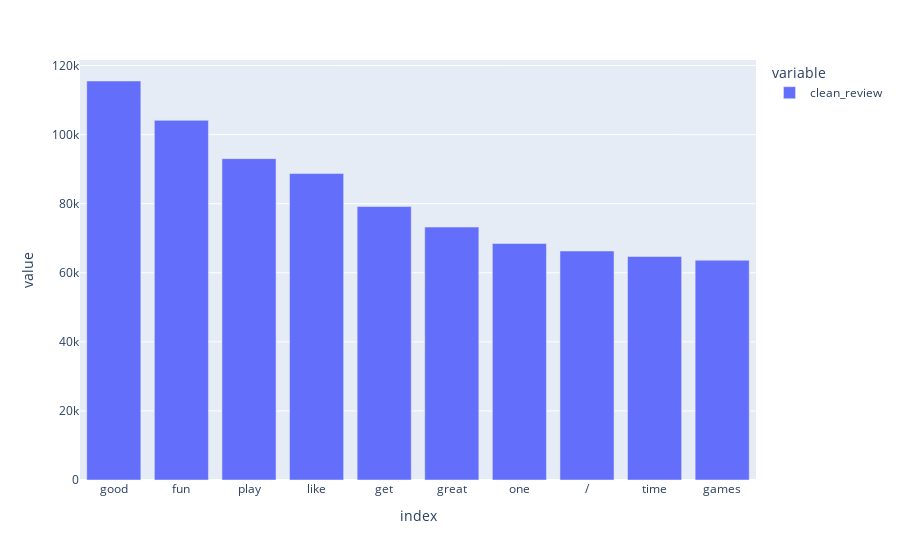

The cell this chart's notebook holds for it:
### Code cell
tw = hero.visualization.top_words(reviewsCleanDF['clean_review']).head(10)
import plotly.express as px
fig = px.bar(tw)
fig.show()
tw.head()

### Figure 1 — Plotly figure (JSON) as saved in the notebook; plotly's stock layout.template omitted (floating-point values rounded to 4 significant figures)
{"data": [{"alignmentgroup": "True", "hovertemplate": "variable=clean_review<br>index=%{x}<br>value=%{y}<extra></extra>", "legendgroup": "clean_review", "marker": {"color": "#636efa", "pattern": {"shape": ""}}, "name": "clean_review", "offsetgroup": "clean_review", "orientation": "v", "showlegend": true, "textposition": "auto", "type": "bar", "x": ["good", "fun", "play", "like", "get", "great", "one", "/", "time", "games"], "xaxis": "x", "y": [115521, 104130, 93033, 88724, 79180, 73227, 68464, 66296, 64708, 63624], "yaxis": "y"}], "layout": {"barmode": "relative", "legend": {"title": {"text": "variable"}, "tracegroupgap": 0}, "margin": {"t": 60}, "xaxis": {"anchor": "y", "domain": [0, 1], "title": {"text": "index"}}, "yaxis": {"anchor": "x", "domain": [0, 1], "title": {"text": "value"}}}}
